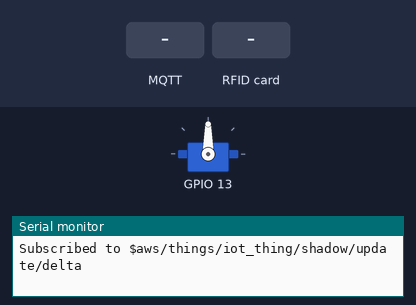
The sketch below on a simulated ESP32. Parts: servo, the last lines printed to the serial monitor. Inputs (shaded band) come from the test bench. WiFi joins after 1.5 s; servers stay silent unless stated; no MQTT or app messages arrive unless stated.

Above: at 5.7 s.
5.8 s: MQTT message "1" arrives on the first subscribed topic
At 7.0 s:
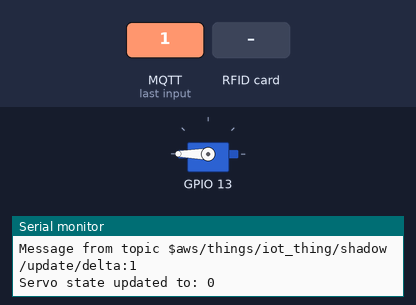
7.3 s: RFID card 9C 3D 44 64 held to the reader
8.8 s: RFID card 43 76 80 13 held to the reader
10.3 s: MQTT message "on" arrives on the first subscribed topic
11.8 s: RFID card 05 8A 0D 5C 06 42 00 held to the reader
13.3 s: MQTT message "off" arrives on the first subscribed topic
Timing chart, 0 to 15.8 s (numbered marks = the images above; inputs shaded):
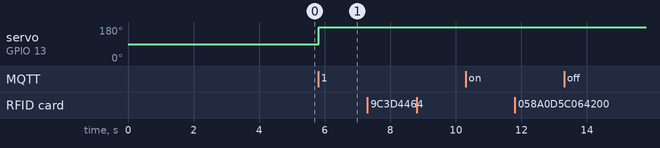

Measured:
- after the input at 5.8 s, servo on GPIO 13: 90° → 180° at once

The sketch:

project3.ino
```cpp
//Wifi
#include "WifiManager.h"
//AWS
#include "AwsIotManager.h"
#include "JsonManager.h"
//Servo
#include "ServoMotor.h"
//NFC
#include <Wire.h>
#include "NFCReader.h"

const char* WIFI_SSID = "RedG";
const char* WIFI_PASS = "pequebambino";

const char* MQTT_BROKER = "a3s1ex49y0ajjl-ats.iot.us-east-1.amazonaws.com";
const int MQTT_PORT = 8883;
const char* CLIENT_ID = "ESP-32";
const char* UPDATE_TOPIC = "$aws/things/iot_thing/shadow/update";
const char* UPDATE_DELTA_TOPIC = "$aws/things/iot_thing/shadow/update/delta";

#define SDA_PIN 21
#define SCL_PIN 22
String UIDS[] = {"9C3D4464", "43768013", "058A0D5C064200"};
String VALUES[] = {"Gabriel", "Ostin", "Chris"};

String getName(String UIDTT){
  for(int i = 0; i < 3; i ++)
  {
    if(UIDTT == UIDS[i])
      return VALUES[i];
  }
  return "Usuario no registrado";
}
String lastUser = "";


const char AMAZON_ROOT_CA1[] PROGMEM = R"EOF(
  -----BEGIN CERTIFICATE-----
  MIIDQTCCAimgAwIBAgITBmyfz5m/jAo54vB4ikPmljZbyjANBgkqhkiG9w0BAQsF
  ADA5MQswCQYDVQQGEwJVUzEPMA0GA1UEChMGQW1hem9uMRkwFwYDVQQDExBBbWF6
  b24gUm9vdCBDQSAxMB4XDTE1MDUyNjAwMDAwMFoXDTM4MDExNzAwMDAwMFowOTEL
  MAkGA1UEBhMCVVMxDzANBgNVBAoTBkFtYXpvbjEZMBcGA1UEAxMQQW1hem9uIFJv
  b3QgQ0EgMTCCASIwDQYJKoZIhvcNAQEBBQADggEPADCCAQoCggEBALJ4gHHKeNXj
  ca9HgFB0fW7Y14h29Jlo91ghYPl0hAEvrAIthtOgQ3pOsqTQNroBvo3bSMgHFzZM
  9O6II8c+6zf1tRn4SWiw3te5djgdYZ6k/oI2peVKVuRF4fn9tBb6dNqcmzU5L/qw
  IFAGbHrQgLKm+a/sRxmPUDgH3KKHOVj4utWp+UhnMJbulHheb4mjUcAwhmahRWa6
  VOujw5H5SNz/0egwLX0tdHA114gk957EWW67c4cX8jJGKLhD+rcdqsq08p8kDi1L
  93FcXmn/6pUCyziKrlA4b9v7LWIbxcceVOF34GfID5yHI9Y/QCB/IIDEgEw+OyQm
  jgSubJrIqg0CAwEAAaNCMEAwDwYDVR0TAQH/BAUwAwEB/zAOBgNVHQ8BAf8EBAMC
  AYYwHQYDVR0OBBYEFIQYzIU07LwMlJQuCFmcx7IQTgoIMA0GCSqGSIb3DQEBCwUA
  A4IBAQCY8jdaQZChGsV2USggNiMOruYou6r4lK5IpDB/G/wkjUu0yKGX9rbxenDI
  U5PMCCjjmCXPI6T53iHTfIUJrU6adTrCC2qJeHZERxhlbI1Bjjt/msv0tadQ1wUs
  N+gDS63pYaACbvXy8MWy7Vu33PqUXHeeE6V/Uq2V8viTO96LXFvKWlJbYK8U90vv
  o/ufQJVtMVT8QtPHRh8jrdkPSHCa2XV4cdFyQzR1bldZwgJcJmApzyMZFo6IQ6XU
  5MsI+yMRQ+hDKXJioaldXgjUkK642M4UwtBV8ob2xJNDd2ZhwLnoQdeXeGADbkpy
  rqXRfboQnoZsG4q5WTP468SQvvG5
  -----END CERTIFICATE-----
)EOF";

const char CERTIFICATE[] PROGMEM = R"KEY(
  -----BEGIN CERTIFICATE-----
  MIIDWTCCAkGgAwIBAgIUR/9Xp6usZ8ONYoOu+1R2yQd27u0wDQYJKoZIhvcNAQEL
  BQAwTTFLMEkGA1UECwxCQW1hem9uIFdlYiBTZXJ2aWNlcyBPPUFtYXpvbi5jb20g
  SW5jLiBMPVNlYXR0bGUgU1Q9V2FzaGluZ3RvbiBDPVVTMB4XDTI1MDUxMjIwNDMy
  M1oXDTQ5MTIzMTIzNTk1OVowHjEcMBoGA1UEAwwTQVdTIElvVCBDZXJ0aWZpY2F0
  ZTCCASIwDQYJKoZIhvcNAQEBBQADggEPADCCAQoCggEBALyK1znD0Tco1g8f/f+L
  ILOmY2P6evL7kRf7kFbHrOsNQSI2oTUlRJ/BBjFXO8u9LvVlKcht0iMjfX/kB5/o
  edtEaekOwp4+WoTREmd2YYmeJOoy/1rzTpuZoao6doGEUhOFyC3NGMicxUNlyTSn
  Zslypvdj8lAiIeE0VhW/ibEdvIN8lFEbXm/MXytZzr5RrtZuAaHyWsHiBISDGOS7
  LHljF6BPtoByJvew8puAGeAG/VxlbHtvvqhxVn+i7piVokXAcYy7AnKuBARrJtlL
  SsshHCVXSPArMux4qfJp9kbGHhG2ZpGo9b46mcaG09KDl/ebG1qZ3Z3fOlJGPbiE
  eRMCAwEAAaNgMF4wHwYDVR0jBBgwFoAU8iTY2Ni4zS69E2m1kzAZZSoEI5EwHQYD
  VR0OBBYEFJaCA5cPQ1GUr4xpq1RG9NgugxDHMAwGA1UdEwEB/wQCMAAwDgYDVR0P
  AQH/BAQDAgeAMA0GCSqGSIb3DQEBCwUAA4IBAQA0O8pBRsS4Dhl+4Lenz8drbSiS
  9R8FBNkb5qHiNeY1iDwQr2MZKqeyJNCOzJ+kwx7Wjpde77azOV9oI51XtNCSCUL7
  hJeseXMWkHc6gACZsMzdKTp2o4kiygQ+TpnLJqIkmSlVZokpto3r9bWexWE873l0
  HFVPC/6me6IRdvRxOUeVWzUbJ2kJY6Ds6iNwGNG05LFoj+DQzoxkYIcDM8DVtVKU
  OXWQ/Aw3aZLn5vwyiiVf1VZg4sM6DYC9qY4D6fFXOjmkz3Zs6T0uc/6mPD13XggH
  wZvv6FYAgqVlvxwLjssw4XAICF1bIxgVlpEwbUm23BIGBZAA0FXBrRByO/tw
  -----END CERTIFICATE-----
)KEY";

const char PRIVATE_KEY[] PROGMEM = R"KEY(
  -----BEGIN RSA PRIVATE KEY-----
  MIIEpQIBAAKCAQEAvIrXOcPRNyjWDx/9/4sgs6ZjY/p68vuRF/uQVses6w1BIjah
  NSVEn8EGMVc7y70u9WUpyG3SIyN9f+QHn+h520Rp6Q7Cnj5ahNESZ3ZhiZ4k6jL/
  WvNOm5mhqjp2gYRSE4XILc0YyJzFQ2XJNKdmyXKm92PyUCIh4TRWFb+JsR28g3yU
  URteb8xfK1nOvlGu1m4BofJaweIEhIMY5LsseWMXoE+2gHIm97Dym4AZ4Ab9XGVs
  e2++qHFWf6LumJWiRcBxjLsCcq4EBGsm2UtKyyEcJVdI8Csy7Hip8mn2RsYeEbZm
  kaj1vjqZxobT0oOX95sbWpndnd86UkY9uIR5EwIDAQABAoIBAQCYkSEoNTSPFhRh
  mNnId6S2uuWieYYUKU13wrFCB8H9UnRqYxqADvBA9ck1FAnnC+d726i772Ij3Qwo
  +TTSSSSSMgIh/TevJXXKFAR4hGrZGYd1nF7WEhyB/Qe84CIVHCXudktOBLERZQqb
  RzpRyUR7rrM9bTsfbP9NZTRj1OJu1uS3g85sS7ZN7mIcTUTWagQjBXSQUKPn2T3e
  8tIgrVer10ROsxo0Z/iwELS5oCLALsp3zOTHgrlfodvFwb+TXy8EcuTENWs9bsY4
  /WKjvZeP2XmJaAtaCTgbhKXPmTgGMzoDg4yasMddS4RUmqLc8RSR6PmT5eUs7tHQ
  xWu24f0BAoGBAOx1A+7w7+Tz150N/XX5pWB2p/wdxmi4WQkfydpQaGCv8wk5A7+8
  y9BTkyqJHSIqDCOAZTrp3+SXlFEGV7HpmGKWrzjMObE7MyhpU3H1MYsCIPAvZXtD
  UOJZn94rqZU14iBvAEzBfmaEaxBMn/xJeL4v00yeB4Q4iiRi/08uBEFjAoGBAMwg
  Cj8dO/Oz7gnatW70uDoTQ2DSChh1wczlb0kREA/nVVTuHZ4jS+ieH7B3AIweeSiI
  DEJOwT1/EGff8/kJ00Jenck6GnDokr6uk87WRi7JRBgsnso6Z6+DTKTn7d+LGfpb
  75pN63KKs6951FitNWaRYRreP9EjHxp+XHWHidCRAoGBAI8mmGcDvnghl5shaR0P
  MiugKjrb285yLJT1hcKBg29llgEzXy2pIsrQjfvmXpjcU9T6Wk68YCuICOa0rEqt
  XO/ywcnk+dhuOp5whXAsPP4nH8HJL+rb6g/eqoZacKRAptFz4f6V9ewipp6LhR+7
  aznYwldUJMDLafZ1aJOLDFB5AoGAW51NvAH89GYfQiD9KW2AeeBHb18V1OCVOMcI
  6XxU/y5OqC2u8VjaKu89PdBLWJgcvMpC5ke+h0FONbDYKT/1p2Yb30LKtz5LDnYA
  NOcK3NjMTSVJp24LN0Tw01qc8qXV5P36TgEG2YPTHcDKQ3qJ6xz4vjxd3BmtThDE
  oqNQgWECgYEAnjyTWFaZMlLfa/0XrLxRhvB1aaFSCmWpBCPp0Sljdsjcznt8zH7Q
  VjAm6opRq0fC6PBq5Z+pdy76x8FSj+JaiqNaCfjc4mpS8aMRUhLjw5twOMjOOrU0
  glnP98AIgBipJ8Bzl+3Pm/xt9huDAPjjW+JFloFPcawixGRntG1+5C8=
  -----END RSA PRIVATE KEY-----
)KEY";

WifiManager wifiManager(WIFI_SSID, WIFI_PASS);
AwsIotManager awsIotManager(MQTT_BROKER, MQTT_PORT, CLIENT_ID, UPDATE_TOPIC, UPDATE_DELTA_TOPIC);

NFCReader nfcReader(SDA_PIN, SCL_PIN);

void setup() {
  Serial.begin(115200);
  delay(2000);

  wifiManager.connect();

  awsIotManager.setup(AMAZON_ROOT_CA1, CERTIFICATE, PRIVATE_KEY);
  delay(1000);
  nfcReader.begin();
}

void loop() {
  wifiManager.keepConnection();

  awsIotManager.loop();

  uint8_t uid[] = { 0, 0, 0, 0, 0, 0, 0 };
  uint8_t uidLength;
  if(!nfcReader.isConnected())
  {
    nfcReader.reconnect();
  }
  if (nfcReader.scanForCard(uid, &uidLength))
  {
    nfcReader.printCardDetails(uid, uidLength);

    String uidStr = nfcReader.getUidAsString(uid, uidLength);
    Serial.print("UID as string: ");
    Serial.println(uidStr);
    if(lastUser != getName(uidStr)){
      lastUser = getName(uidStr);
      Serial.print("Last user: ");
      Serial.println(lastUser);
      awsIotManager.reportUser(lastUser);
    }
    delay(700);

  }
  delay(10);
}
```

AwsIotManager.h
```cpp
#pragma once
#include <WiFiClientSecure.h>
#include <PubSubClient.h>
#include "JsonManager.h"
#include <ArduinoJson.h>
#include "ServoMotor.h"

class AwsIotManager {
private:
    WiFiClientSecure wiFiClient;
    PubSubClient client;
    JsonManager jsonManager;

    const char* awsEndpoint;
    int awsPort;
    const char* clientId;
    const char* updateTopic;
    const char* updateDeltaTopic;

    const char* rootCaCert;
    const char* clientCert;
    const char* privateKey;

    ServoMotor servoMotor;
    byte lockState = 0;
    //0 = closed, 1 = open

    void messageCallback(char* topic, byte* payload, unsigned int length) {
        String message;
        for (int i = 0; i < length; i++) message += String((char) payload[i]);
        Serial.println("Message from topic " + String(topic) + ":" + message);

        if (jsonManager.parseJson(payload, length)) {
            if (String(topic) == updateDeltaTopic) {
                // lockState = jsonManager.getValue<int8_t>("state.lockState"); //como no voy a lograr que mi template funcione?. Ya estoy muy viejo para estas cosas
                lockState = jsonManager.getInputDoc()["state"]["lockState"];
                Serial.println("Servo state updated to: " + String(lockState));
                updatelockState();
            }
        }
    }

    void reconnect() {
        while (!client.connected()) {
            Serial.print("Attempting MQTT connection to AWS IoT...");
            if (client.connect(clientId)) {
                Serial.println("connected");
                client.subscribe(updateDeltaTopic);
                Serial.println("Subscribed to " + String(updateDeltaTopic));
                delay(100);
                reportLockState();
            } else {
                Serial.print("failed, rc=");
                Serial.print(client.state());
                Serial.println(" trying again in 5 seconds");
                delay(5000);
            }
        }
    }

public:
    AwsIotManager(
        const char* endpoint,
        int port,
        const char* id,
        const char* updateTopicPath,
        const char* deltaTopicPath
    ) : client(wiFiClient), awsEndpoint(endpoint), awsPort(port), clientId(id),
        updateTopic(updateTopicPath), updateDeltaTopic(deltaTopicPath), servoMotor(13) {}

    void setup(const char* rootCa, const char* cert, const char* privKey) {
        rootCaCert = rootCa;
        clientCert = cert;
        privateKey = privKey;

        wiFiClient.setCACert(rootCaCert);
        wiFiClient.setCertificate(clientCert);
        wiFiClient.setPrivateKey(privateKey);

        client.setServer(awsEndpoint, awsPort);
        client.setCallback([this](char* topic, byte* payload, unsigned int length) {
            messageCallback(topic, payload, length);
        });
    }

    void loop() {
        if (!client.connected()) {
            reconnect();
        }
        client.loop();
    }

    void reportLockState() {
        char* buffer = jsonManager.createStateReport("lockState", lockState);
        client.publish(updateTopic, buffer);
    }

    void updatelockState() {
        if (lockState) servoMotor.open();
        else servoMotor.close();
        reportLockState();
    }

    void reportUser(String user) {
        char* buffer = jsonManager.createLockStateReport("lastUser", user);
        client.publish(updateTopic, buffer);
    }
};
```

JsonManager.h
```cpp
#pragma once
#include <ArduinoJson.h>

class JsonManager {
private:
    StaticJsonDocument<JSON_OBJECT_SIZE(64)> inputDoc;
    StaticJsonDocument<JSON_OBJECT_SIZE(4)> outputDoc;
    char outputBuffer[128];

public:
    JsonManager() {}

    char* createStateReport(const char* propertyName, int value) {
        outputDoc.clear();
        outputDoc["state"]["reported"][propertyName] = value;
        serializeJson(outputDoc, outputBuffer);
        return outputBuffer;
    }

    char* createLockStateReport(const char* propertyName, String value) {
        outputDoc.clear();
        outputDoc["state"]["reported"][propertyName] = value;
        serializeJson(outputDoc, outputBuffer);
        return outputBuffer;
    }

    bool parseJson(byte* payload, unsigned int length) {
        DeserializationError err = deserializeJson(inputDoc, payload, length);
        return !err;
    }

    StaticJsonDocument<JSON_OBJECT_SIZE(64)>& getInputDoc() {
        return inputDoc;
    }
};
```

NFCReader.h
```cpp
#pragma once
#include <Wire.h>
#include <Adafruit_PN532.h>

class NFCReader
{
private:
    Adafruit_PN532 nfc;
    int sdaPin;
    int sclPin;

public:
    NFCReader(int sda, int scl)
        : sdaPin(sda), sclPin(scl), nfc(sda, scl) {}

    void begin()
    {
        Wire.begin(sdaPin, sclPin);

        Serial.println("Initializing PN532...");
        nfc.begin();

        uint32_t versiondata = nfc.getFirmwareVersion();
        if (!versiondata)
        {
            Serial.println("Didn't find PN532 module");
            // while (1);
        }

        Serial.print("Found PN532 with firmware version: ");
        Serial.println(versiondata, HEX);

        nfc.SAMConfig();
        Serial.println("Waiting for NFC card ...");
    }

    bool scanForCard(uint8_t *uid, uint8_t *uidLength)
    {
        uint8_t success;
        success = nfc.readPassiveTargetID(PN532_MIFARE_ISO14443A, uid, uidLength, 50);
        return success;
    }

    void printCardDetails(uint8_t *uid, uint8_t uidLength)
    {
        Serial.println("Found an NFC tag!");

        Serial.print("UID Value: ");
        for (uint8_t i = 0; i < uidLength; i++)
        {
            Serial.print(" 0x");
            Serial.print(uid[i], HEX);
        }
        Serial.println("");
    }

    String getUidAsString(uint8_t *uid, uint8_t uidLength)
    {
        String uidStr = "";
        for (uint8_t i = 0; i < uidLength; i++)
        {
            char buf[4];
            sprintf(buf, "%02X", uid[i]);
            uidStr += buf;
        }
        return uidStr;
    }

    bool isConnected()
    {
        uint32_t versiondata = nfc.getFirmwareVersion();
        return (versiondata != 0);
    }

    void reconnect()
    {
        Serial.println("Attempting to reconnect to NFC reader...");
        nfc.begin();

        uint32_t versiondata = nfc.getFirmwareVersion();
        if (!versiondata)
        {
            Serial.println("Reconnection to PN532 failed");
            return;
        }

        Serial.print("Reconnected to PN532 with firmware version: ");
        Serial.println(versiondata, HEX);
        nfc.SAMConfig();
        Serial.println("NFC reader ready again");
    }
};
```

ServoMotor.h
```cpp
#pragma once
#include <ESP32Servo.h>
class ServoMotor{
    private:
    Servo servo;
    byte servoPin;
    public:
    ServoMotor(byte pin) : servoPin(pin) {
        servo.attach(servoPin);
    }
    void setAngle(int angle) {
        if (angle >= 0 && angle <= 180)
            servo.write(angle);
        else
            Serial.println("Angle out of range");
    }
    void open() {
        setAngle(0);
    }
    void close() {
        setAngle(180);
    }
};
```

WifiManager.h
```cpp
#pragma once
#include <WiFi.h>
class WifiManager
{
private:
  const char *ssid;
  const char *password;

public:
  WifiManager(const char *ssid, const char *password)
  : ssid(ssid), password(password) {}
  void connect()
  {
    WiFi.begin(ssid, password);
    Serial.print("Connecting to WiFi...");
    while (WiFi.status() != WL_CONNECTED)
    {
      delay(500);
      Serial.print(".");
    }
    Serial.println();
    Serial.print("Connected to WiFi. IP address: ");
    Serial.println(WiFi.localIP());
  }
  void keepConnection()
  {
    if(WiFi.status() != WL_CONNECTED)
      connect();
  }
};
```
